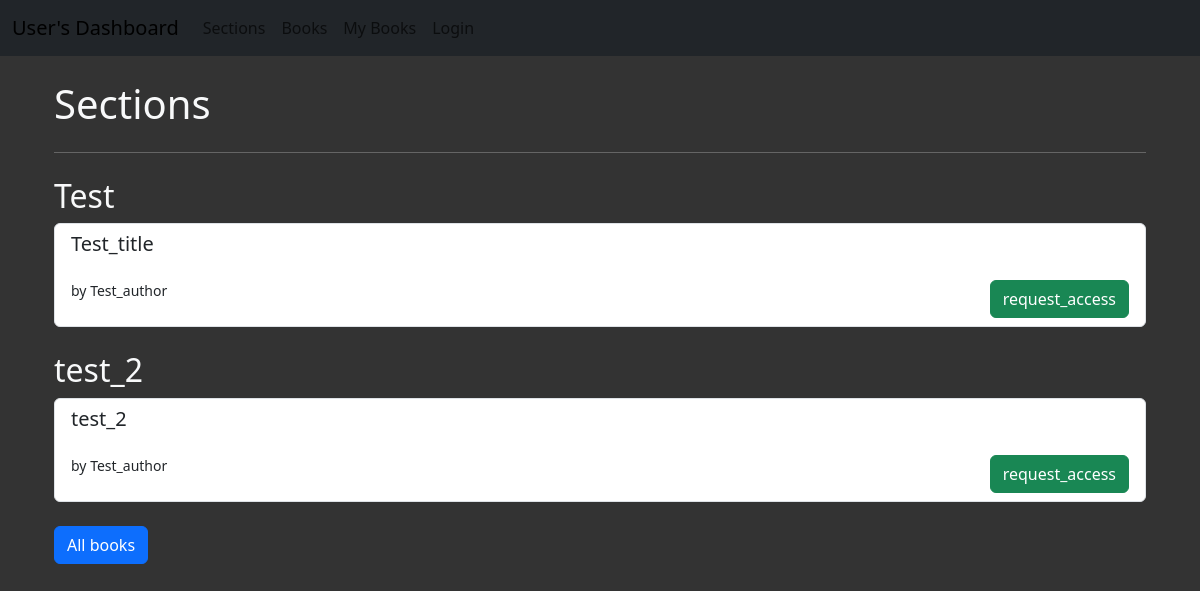
/user_sections/1, run on the app's committed database.
### model.py (models this page shows, shortened)
class Section(db.Model):
    __tablename__ = 'section'
    __table_args__ = {'extend_existing': True}
    id = db.Column(db.Integer, primary_key=True)
    name = db.Column(db.String(100), nullable=False)
    description = db.Column(db.Text, nullable=True)
    date_created = db.Column(db.DateTime, nullable=False, default=datetime.utcnow)
    books = db.relationship('Book', backref='section', lazy=True)

class Book(db.Model):
    __tablename__ = 'book'
    __table_args__ = {'extend_existing': True}
    id = db.Column(db.Integer, primary_key=True)
    title = db.Column(db.String(100), nullable=False)
    author = db.Column(db.String(100), nullable=False)
    content = db.Column(db.Text, nullable=False)
    section_id = db.Column(db.Integer, db.ForeignKey('section.id'), nullable=False)
    date_issued = db.Column(db.DateTime, nullable=True, default=datetime.utcnow)
    return_date = db.Column(db.DateTime, nullable=True)
    feedback = db.relationship('Feedback', backref='book', lazy=True)
    requests = db.relationship('BookRequest', backref='book', lazy=True)

### routes.py (the view)
@app.route('/user_sections/<int:user_id>')
def user_sections(user_id):
    sections = Section.query.all()
    user = User.query.filter_by(id = user_id).first()
    return render_template('user_sections.html', sections=sections, user = user,user_id = user.id)

### templates/user_sections.html
{% extends 'base_user.html' %}
{% block content %}
<div class="container text-light">
    <h1 class="mb-4">Sections</h1>
    <hr class="bg-dark">
    {% for section in sections %}
    <div class="mt-4">
        <h2 class="text-light">{{ section.name }}</h2>
        <ul class="list-group">
            {% for book in section.books %}
            <a href="{{ url_for('request_access',user_id = user_id,book_id=book.id) }}" class="list-group-item list-group-item-action">
                <h5 class="mb-0">{{ book.title }}</h5>
                <br/>
                <div class="d-flex w-100 justify-content-between">
                    <small>by {{ book.author }}</small>
                    <button class="btn btn-success">request_access</button>
                </div>
            </a>
            {% endfor %}
        </ul>
    </div>
    {% endfor %}
    <div class="mt-4">
        <a href="{{ url_for('all_books',user_id = user.id) }}" class="btn btn-primary">All books</a>
    </div>
</div>
{% endblock %}

### templates/base_user.html (style rules this page uses)
body { background-color: #333; color: white; }

### data on the page
Section: name "Test"
Book: title "Test_title", author "Test_author"
Section: name "test_2"
Book: title "test_2", author "Test_author"
